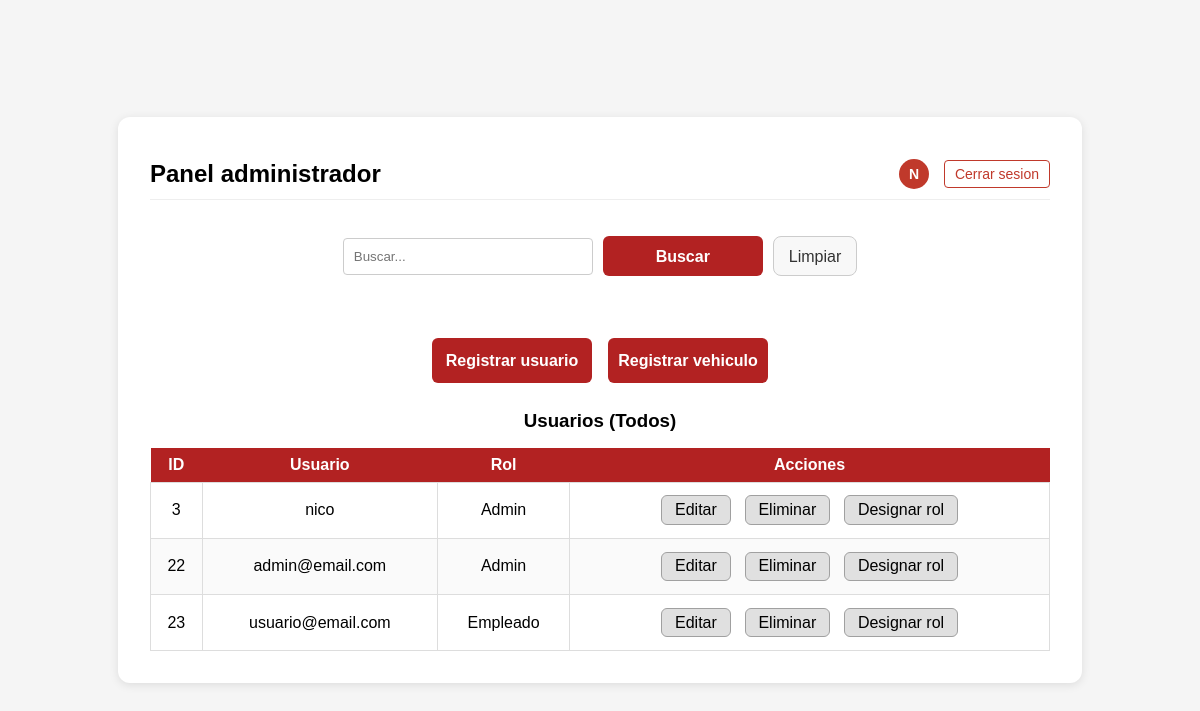
Screenshot of /usuarios/hashboard_administrador.php (signed in) with the database file from the repository.
### tables this page shows
CREATE TABLE `usuarios` (
  `id` int(11) NOT NULL,
  `usuario` varchar(50) DEFAULT NULL,
  `password` varchar(255) NOT NULL,
  `rol` tinyint(1) NOT NULL DEFAULT 2,
  `estado` tinyint(1) NOT NULL DEFAULT 1
);

### usuarios/hashboard_administrador.php (the view, shortened to what this page needs)
<?php
$mensaje_exito = $_GET['msg'] ?? null;
$usuario_rol = $_SESSION['usuario_rol'] ?? 2;
$datos_usuarios = [];
$mostrar_busqueda = false;
if (!$mensaje_exito) {
    require __DIR__ . '/../includes/db.php';
    $busqueda = $_GET['busqueda'] ?? '';
    if ($usuario_rol == 1 && !$busqueda) {
        $datos_usuarios = $conn->query("SELECT id, usuario, rol FROM usuarios")->fetchAll(PDO::FETCH_ASSOC);
    }
} else {
    $usuario_rol = $_SESSION['usuario_rol'] ?? 2;
}
?>
<!DOCTYPE html>
<html lang="es">
<head>
    <link rel="stylesheet" href="../css/style.css">
</head>
<body>
    <div class="container">
        <div class="card">
            <div class="panel-header">
                <h2 class="titulo-principal">Panel administrador</h2>
                <div class="user-actions">
                    <span class="user-badge" title="<?= htmlspecialchars($_SESSION['usuario']) ?> (<?= $usuario_rol == 1 ? 'ADMINISTRADOR' : 'EMPLEADO' ?>)">
                        <?= strtoupper(substr($_SESSION['usuario'], 0, 1)) ?>
                    </span>
                    <a class="btn-logout" href="../logout.php">Cerrar sesion</a>
                </div>
            </div>
            <div class="center" style="margin-bottom: 2rem;">
                <form method="GET" class="form form-centered">
                    <div class="form-inline">
                        <input type="text" name="busqueda" placeholder="Buscar..." value="<?= htmlspecialchars($busqueda) ?>">
                        <div class="btn-search-group">
                            <button type="submit" class="btn primary">Buscar</button>
                            <a href="hashboard_administrador.php" class="btn btn-secondary">Limpiar</a>
                        </div>
                    </div>
                </form>
            </div>
            <div class="center" style="margin-bottom: 1rem;">
                <div class="btn-group">
                    <?php if ($usuario_rol == 1): ?>
                        <a class="btn primary" href="registrar_usuario.php">Registrar usuario</a>
                    <?php endif; ?>
                    <a class="btn primary" href="../vehiculos/registrar_vehiculo.php">Registrar vehiculo</a>
                </div>
            </div>
            <?php
            if (!isset($mensaje_exito)):
                if ($usuario_rol == 1 || ($mostrar_busqueda && !empty($datos_usuarios))):
            ?>
                    <h3 id="usuarios">Usuarios (<?= $busqueda ? 'Resultado de la busqueda' : 'Todos' ?>)</h3>
                    <table class="table">
                        <thead>
                            <tr>
                                <th>ID</th>
                                <th>Usuario</th>
                                <th>Rol</th>
                                <th>Acciones</th>
                            </tr>
                        </thead>
                        <tbody>
                            <?php
                            foreach ($datos_usuarios as $u):
                                $texto_rol = $u['rol'] == 1 ? 'Admin' : 'Empleado';
                            ?>
                                <tr>
                                    <td><?= $u['id'] ?></td>
                                    <td><?= htmlspecialchars($u['usuario']) ?></td>
                                    <td><?= $texto_rol ?></td>
                                    <td>
                                        <?php if ($usuario_rol == 1): ?>
                                            <a class="btn action" href="editar_usuario.php?id=<?= $u['id'] ?>">Editar</a>
                                            <a class="btn action" href="eliminar_usuario.php?id=<?= $u['id'] ?>" onclick="return confirm('seguro que desea eliminar?');">Eliminar</a>
                                            <a class="btn action" href="cambiar_rol.php?id=<?= $u['id'] ?>">Designar rol</a>
                                        <?php endif; ?>
                                    </td>
                                </tr>
                            <?php endforeach; ?>
                        </tbody>
                    </table>
                <?php endif; ?>
            <?php endif; ?>
        </div>
    </div>
</body>
</html>

### css/style.css (style rules this page uses)
body { font-family: Arial, sans-serif; background-color: #f5f5f5; margin: 0; padding: 0; }
.container { display: flex; justify-content: center; align-items: center; min-height: 100vh; }
.card { background: #fff; padding: 2rem; border-radius: 12px; box-shadow: 0 2px 10px rgba(0,0,0,0.1); max-width: 900px; width: 100%; }
h2, h3 { color: #000000; margin-bottom: 1rem; text-align: center; }
.form input[type="text"], .form input[type="password"], .form select { max-width: 300px; margin: 0.5rem auto; display: block; padding: 0.6rem; border: 1px solid #a0a0a0; border-radius: 8px; }
.form-centered { max-width: 500px; margin: 0 auto; text-align: center; }
.btn { border-radius: 8px; text-decoration: none; text-align: center; cursor: pointer; padding: 0.5rem 1rem; margin: 0.3rem; display: inline-block; }
.btn.primary { background: #b22222; color: #fff; display: inline-block; width: 100%; max-width: 250px; margin: 0.5rem auto; text-align: center; height: 45px; line-height: 45px; padding: 0; border-radius: 6px; font-size: 1rem; font-weight: bold; border: #000; cursor: pointer; }
.btn.action { background: #e0e0e0; color: #000; border: 1px solid #a0a0a0; padding: 0.3rem 0.8rem; border-radius: 6px; text-decoration: none; display: inline-block; }
.table { width: 100%; border-collapse: collapse; margin-top: 1rem; }
.table th { background: #b22222; color: #fff; padding: 0.5rem; }
.table td { border: 1px solid #ddd; padding: 0.5rem; text-align: center; }
.table tr:nth-child(even) { background: #fafafa; }
.btn.primary { background: #b22222; color: #fff; display: inline-block; min-width: 160px; margin: 0.5rem auto; }
.center { display: flex; justify-content: center; gap: 2rem; margin: 1rem 0; }
.btn-group { display: flex; justify-content: center; gap: 1rem; }

### usuarios/hashboard_administrador.php (style rules this page uses)
.panel-header { display: flex; justify-content: space-between; align-items: center; padding: 10px 0; border-bottom: 1px solid #eee; margin-bottom: 30px; }
.titulo-principal { margin: 0; }
.user-actions { display: flex; align-items: center; gap: 15px; }
.user-badge { display: inline-flex; align-items: center; justify-content: center; width: 30px; height: 30px; border-radius: 50%; background-color: #c0392b; color: white; font-weight: bold; font-size: 14px; cursor: pointer; }
.btn-logout { text-decoration: none; color: #c0392b; background: none; border: 1px solid #c0392b; padding: 5px 10px; border-radius: 4px; transition: background-color 0.2s; font-size: 14px; }
.form-centered { display: flex; flex-direction: column; align-items: center; }
.form-inline { display: flex; gap: 10px; margin-bottom: 15px; align-items: center; max-width: 700px; width: 100%; justify-content: center; }
.btn-search-group { display: flex; gap: 10px; flex-shrink: 0; }
.form-centered input[type="text"] { flex-grow: 1; min-width: 250px; padding: 10px; border: 1px solid #ccc; border-radius: 4px; box-sizing: border-box; }
.form-inline .btn, .form-inline button { display: inline-flex; align-items: center; justify-content: center; line-height: 1.2; padding: 10px 15px; height: 40px; margin: 0; box-sizing: border-box; border: 1px solid transparent; }
.btn-secondary { background-color: #f8f8f8; color: #333; border: 1px solid #ccc !important; }

### rows the page displays
usuarios: id "3", usuario "nico", rol "Admin"
usuarios: id "22", usuario "admin@email.com", rol "Admin"
usuarios: id "23", usuario "usuario@email.com", rol "Empleado"

### other values shown
substr($_SESSION['usuario'], 0, 1) "N"
